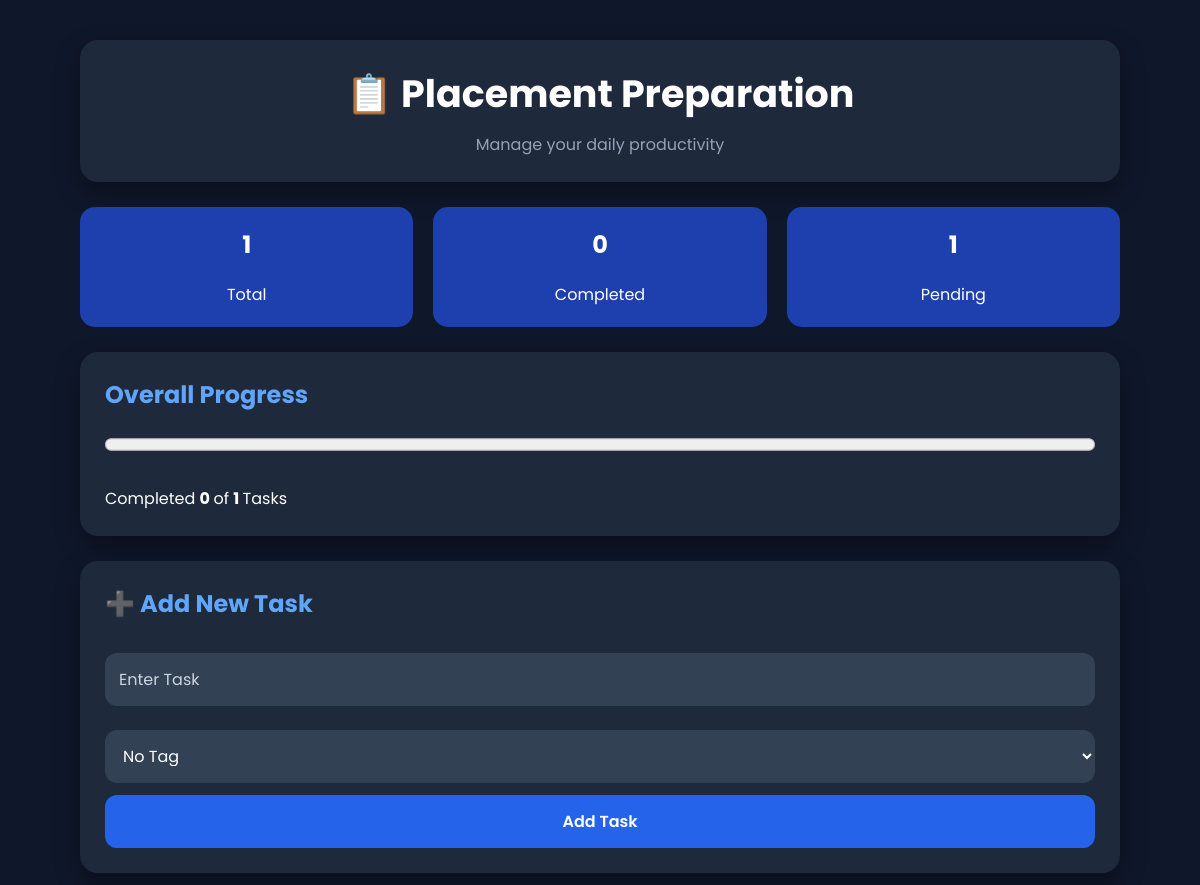
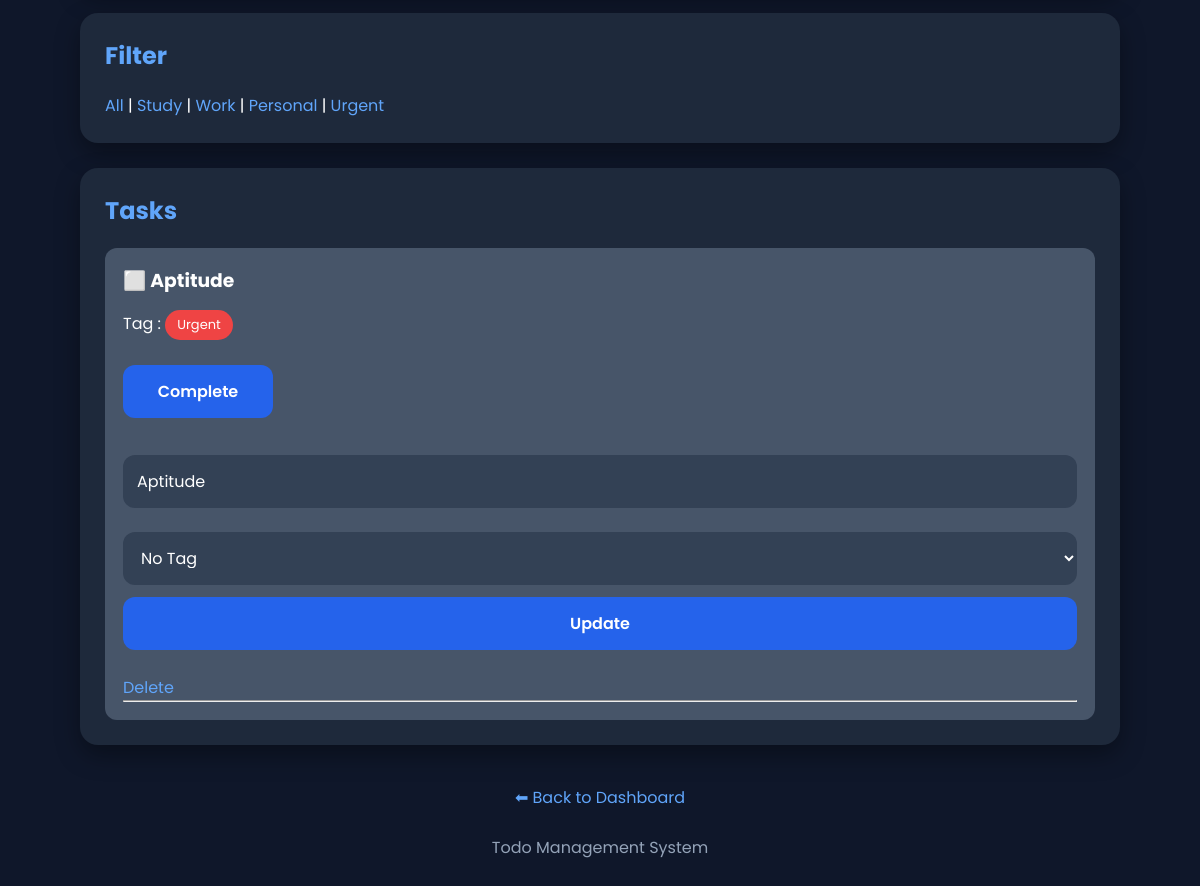
Page /todo/2/tag/Urgent (signed in) on the committed database (2 pictures, top to bottom).
### tables this page shows
CREATE TABLE todo_lists(
        id INTEGER PRIMARY KEY AUTOINCREMENT,
        user_id INTEGER,
        title TEXT NOT NULL,
        is_public INTEGER DEFAULT 0,
        share_token TEXT
    );

CREATE TABLE todo_items(
        id INTEGER PRIMARY KEY AUTOINCREMENT,
        list_id INTEGER,
        title TEXT NOT NULL,
        completed INTEGER DEFAULT 0,
        tag TEXT DEFAULT 'No Tag'
    );

### app.py (the view)
@app.route("/todo/<int:list_id>/tag/<tag>")
def filter_tag(list_id, tag):
    if "user_id" not in session:
        return redirect("/login")
    conn = get_db()
    cursor = conn.cursor()
    cursor.execute(
        """
        SELECT * FROM todo_lists
        WHERE id=? AND user_id=?
        """,
        (
            list_id,
            session["user_id"]
        )
    )
    todo_list = cursor.fetchone()
    if not todo_list:
        conn.close()
        return "Access Denied"
    cursor.execute(
        """
        SELECT * FROM todo_items
        WHERE list_id=? AND tag=?
        ORDER BY id DESC
        """,
        (
            list_id,
            tag
        )
    )
    todo_items = cursor.fetchall()
    conn.close()
    return render_template(
        "todo.html",
        todo_list=todo_list,
        todo_items=todo_items
    )

### app.py (called while the page is built)
def get_db():
    conn = sqlite3.connect("todo.db")
    conn.row_factory = sqlite3.Row
    return conn

### templates/todo.html (shortened to what this page needs)
<!DOCTYPE html>
<html lang="en">
<head>
<link rel="stylesheet" href="{{ url_for('static', filename='style.css') }}">
</head>
<body>
<div class="container">
<div class="card">
<h1>📋 {{ todo_list["title"] }}</h1>
<p style="text-align:center;color:#94a3b8;">
Manage your daily productivity
</p>
</div>
<div class="stats">
<div class="stat-card">
<h2>{{ todo_items|length }}</h2>
<p>Total</p>
</div>
<div class="stat-card">
<h2>
{{ todo_items|selectattr("completed","equalto",1)|list|length }}
</h2>
<p>Completed</p>
</div>
<div class="stat-card">
<h2>
{{ todo_items|selectattr("completed","equalto",0)|list|length }}
</h2>
<p>Pending</p>
</div>
</div>
{% set total = todo_items|length %}
{% set completed = todo_items|selectattr("completed","equalto",1)|list|length %}
<div class="card">
<h2>Overall Progress</h2>
<progress
value="{{ completed }}"
max="{{ total if total>0 else 1 }}"
style="width:100%;height:25px;">
</progress>
<br><br>
<p>
Completed
<strong>
{{ completed }}
</strong>
of
<strong>
{{ total }}
</strong>
Tasks
</p>
</div>
<div class="card">
<h2>➕ Add New Task</h2>
<form action="/add_item/{{ todo_list['id'] }}" method="POST">
<input
type="text"
name="title"
placeholder="Enter Task"
required>
<select name="tag">
<option>No Tag</option>
</select>
<button>
Add Task
</button>
</form>
</div>
<div class="card">
<h2>Filter</h2>
<a href="/todo/{{ todo_list['id'] }}">All</a>
|
<a href="/todo/{{ todo_list['id'] }}/tag/Study">
Study
</a>
|
<a href="/todo/{{ todo_list['id'] }}/tag/Work">
Work
</a>
|
<a href="/todo/{{ todo_list['id'] }}/tag/Personal">
Personal
</a>
|
<a href="/todo/{{ todo_list['id'] }}/tag/Urgent">
Urgent
</a>
</div>
<div class="card">
<h2>Tasks</h2>
{% if todo_items %}
{% for item in todo_items %}
<div class="todo-item">
{% if item["completed"]==1 %}
<h3>
✅ {{ item["title"] }}
</h3>
{% else %}
<h3>
⬜ {{ item["title"] }}
</h3>
{% endif %}
<p>
Tag :
{% if item["tag"]=="Urgent" %}
<span class="badge high">
Urgent
</span>
{% elif item["tag"]=="Study" %}
<span class="badge low">
Study
</span>
{% elif item["tag"]=="Work" %}
<span class="badge medium">
Work
</span>
{% else %}
<span class="badge">
{{ item["tag"] }}
</span>
{% endif %}
</p>
<br>
<a href="/toggle_item/{{ item['id'] }}/{{ todo_list['id'] }}">
<button style="width:150px;">
Complete
</button>
</a>
<br><br>
<form
action="/edit_item/{{ item['id'] }}/{{ todo_list['id'] }}"
method="POST">
<input
type="text"
name="title"
value="{{ item['title'] }}"
required>
<select name="tag">
<option>No Tag</option>
</select>
<button>
Update
</button>
</form>
<br>
<a href="/delete_item/{{ item['id'] }}/{{ todo_list['id'] }}">
Delete
</a>
<hr>
</div>
{% endfor %}
{% endif %}
</div>
<div class="footer">
<a href="/dashboard">
⬅ Back to Dashboard
</a>
<br><br>
Todo Management System
</div>
</div>
</body>
</html>

### static/style.css (style rules this page uses)
* { margin:0; padding:0; box-sizing:border-box; font-family:'Poppins',sans-serif; }
body { background:#0f172a; color:white; min-height:100vh; }
.container { width:90%; max-width:1200px; margin:auto; padding:40px 20px; }
.card { background:#1e293b; padding:25px; border-radius:18px; margin-bottom:25px; box-shadow:0 10px 25px rgba(0,0,0,.35); transition:.3s; }
h1 { text-align:center; margin-bottom:10px; font-size:38px; }
h2 { margin-bottom:20px; color:#60a5fa; }
h3 { margin-bottom:15px; }
input,select { width:100%; padding:14px; margin:12px 0; border:none; border-radius:12px; background:#334155; color:white; font-size:16px; }
input::placeholder { color:#cbd5e1; }
button { width:100%; padding:14px; background:#2563eb; border:none; color:white; border-radius:12px; cursor:pointer; font-size:16px; font-weight:600; transition:.3s; }
a { color:#60a5fa; text-decoration:none; }
.todo-item { background:#475569; padding:18px; margin-top:15px; border-radius:12px; }
.stats { display:grid; grid-template-columns:repeat(3,1fr); gap:20px; margin:25px 0; }
.stat-card { background:#1e40af; padding:20px; text-align:center; border-radius:15px; }
.stat-card h2 { color:white; }
.badge { padding:5px 12px; border-radius:30px; font-size:13px; display:inline-block; }
.high { background:#ef4444; }
.footer { text-align:center; margin-top:40px; color:#94a3b8; }
button { transition:0.3s; }
.card { animation:fadeIn .5s ease-in; }

### rows in the picture
todo_lists: title "Placement Preparation"
todo_items: title "Aptitude", tag "Urgent"

### other values in the picture
{{ todo_items|length }} "1"
{{ todo_items|selectattr("completed","equalto",1)|list|length }} "0"
{{ todo_items|selectattr("completed","equalto",0)|list|length }} "1"
{{ completed }} "0"
{{ total }} "1"
